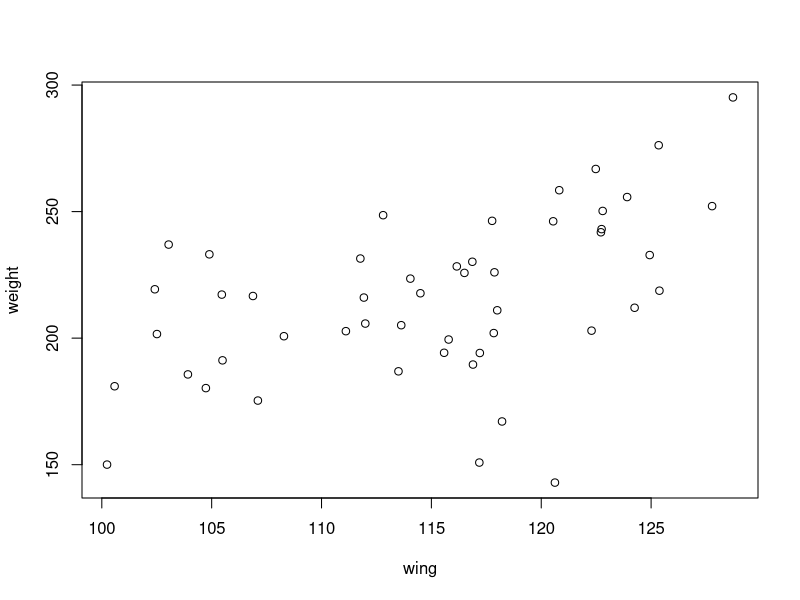
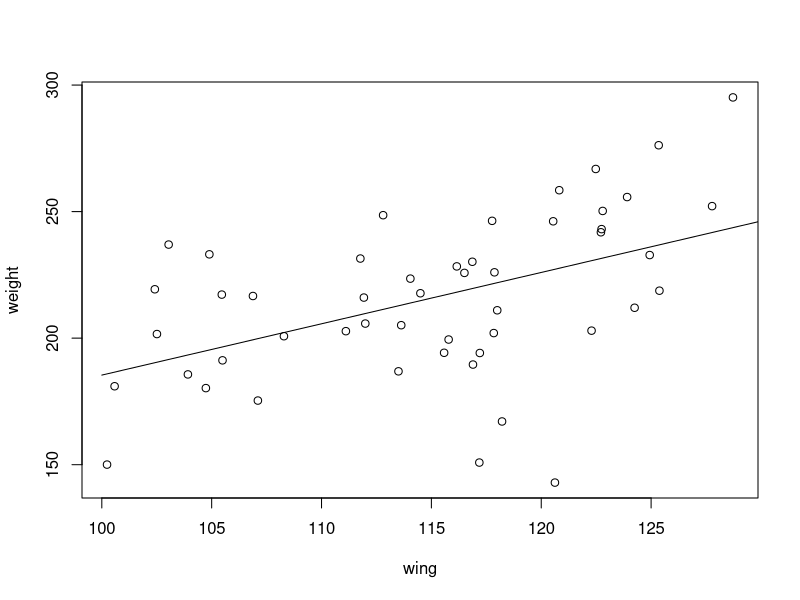
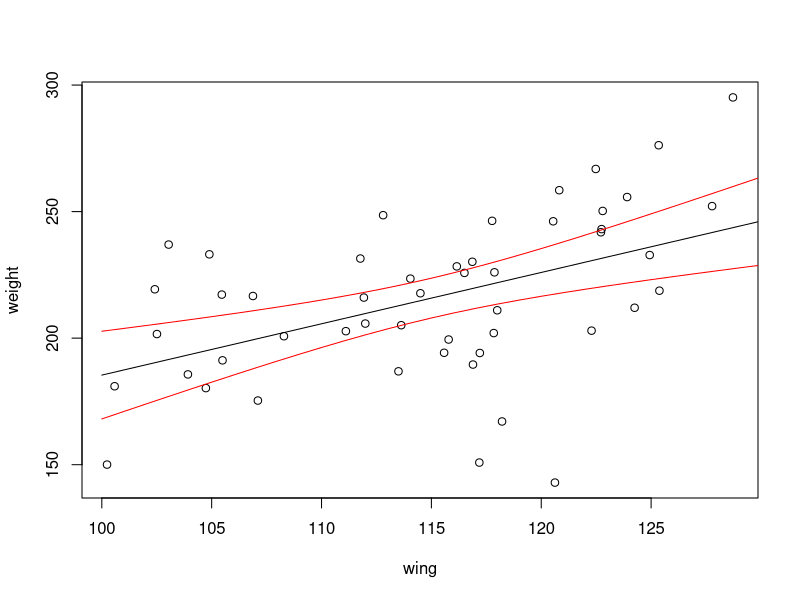
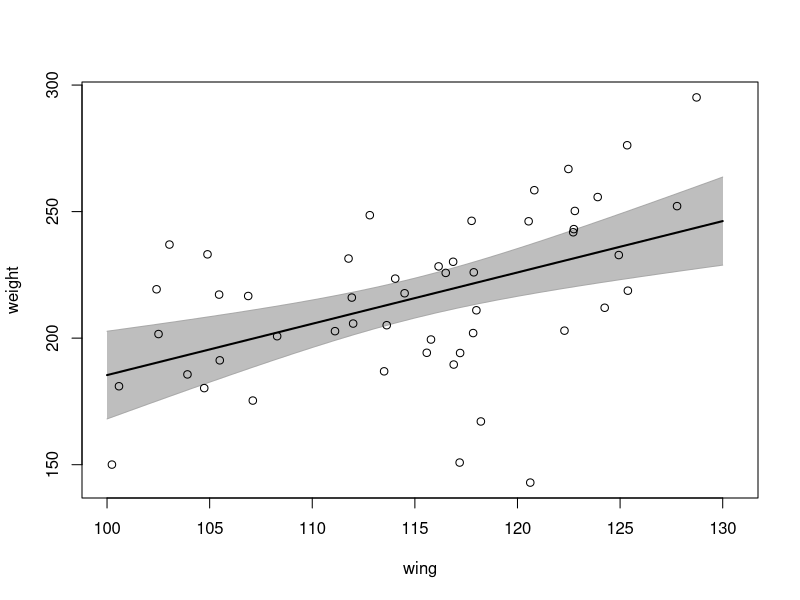
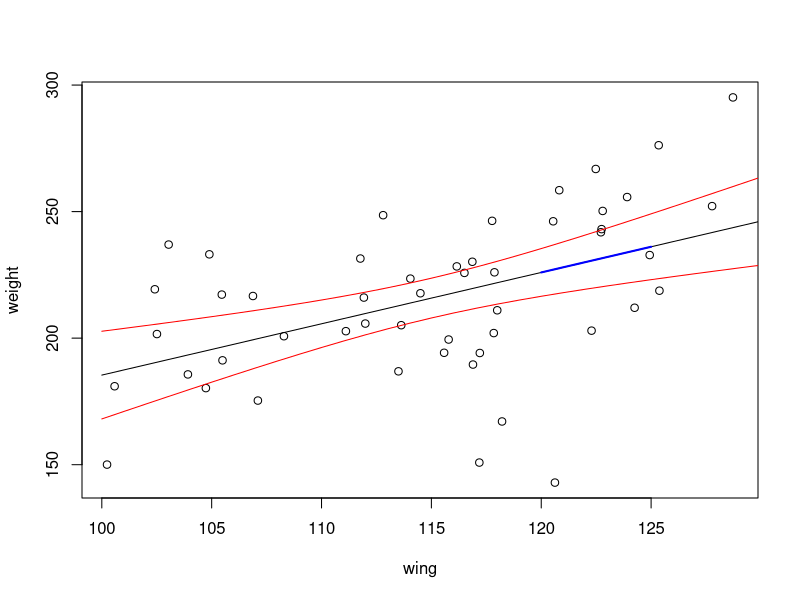
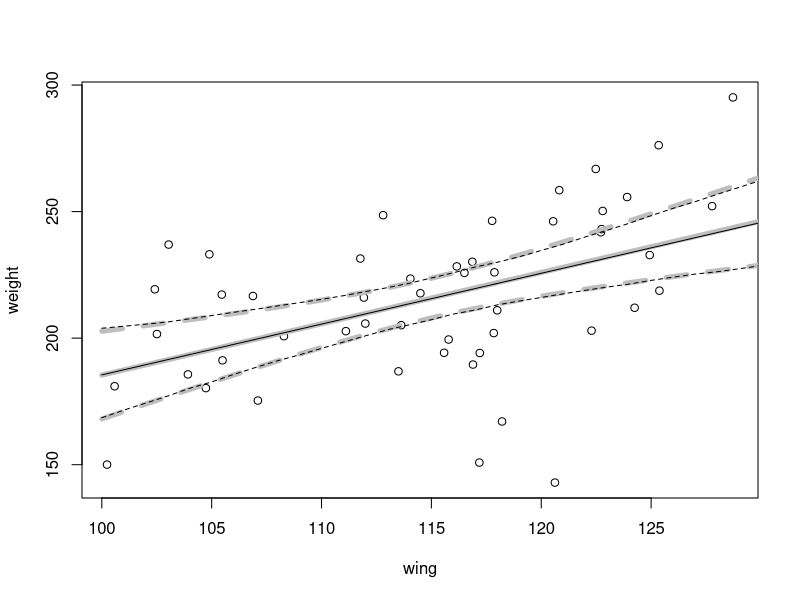
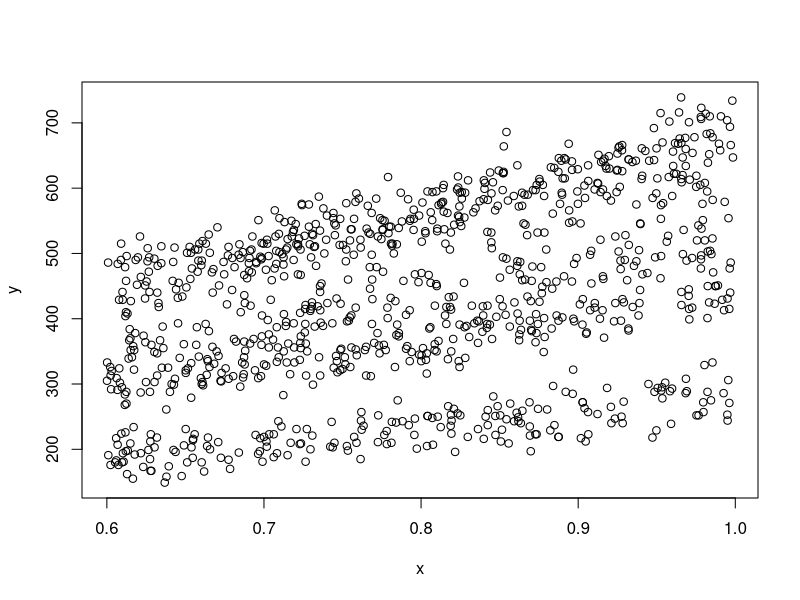
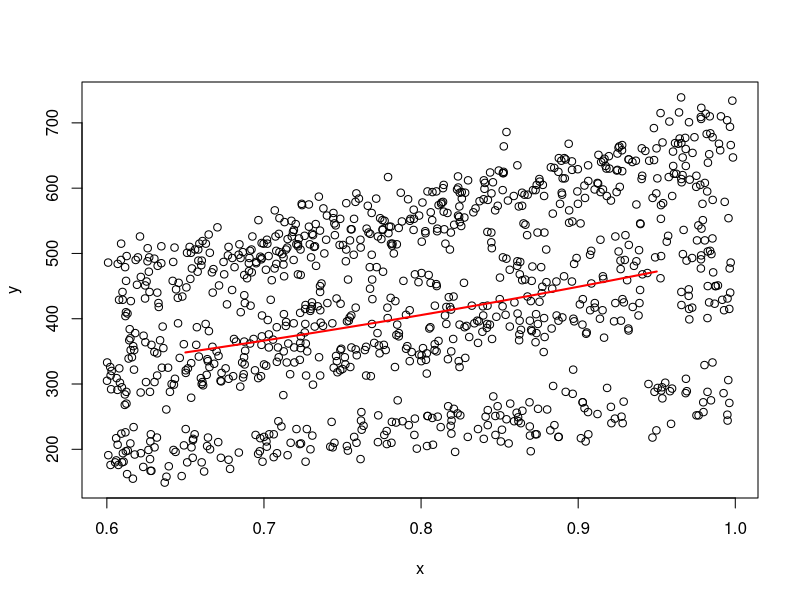

These charts were generated, in order, by the following R code:
## ---- chunk 1
knitr::opts_chunk$set(echo = TRUE)
set.seed(48460)
## ---- chunk 2
N <- 50
a <- 10
b <- 1.76
e <- 30
wing_lo <- 100
wing_hi <- 130
## ---- chunk 3
wing <- runif(N, 100, 130)
## ---- chunk 4
weight <- rnorm(N, mean = a + b*wing, sd = e)
## ---- chunk 5
plot(weight~wing)
## ---- chunk 6
m <- lm(weight ~ wing)
summary(m)
## ---- chunk 7
require('arm')
library(arm)
display(m)
## ---- chunk 8
predict(m)
## ---- chunk 9
new_wings <- wing_lo:wing_hi
new_weights <- predict(m, newdata=data.frame(wing=new_wings))
## ---- chunk 10
plot(weight~wing)
lines(new_wings, new_weights)
## ---- chunk 11
new_weights <- predict(m, newdata=data.frame(wing=new_wings), se.fit=T)
new_weights
## ---- chunk 12
plot(weight~wing)
lines(new_wings, new_weights$fit) # This is the point predictions
lines(new_wings, new_weights$fit+1.96*new_weights$se.fit, col='red') # Upper CI for prediction
lines(new_wings, new_weights$fit-1.96*new_weights$se.fit, col='red') # Lower CI for prediction
## ---- chunk 13
point_pred <- new_weights$fit # This is the point predictions
lower_bound <- point_pred-new_weights$se.fit*1.96
upper_bound <- point_pred+new_weights$se.fit*1.96
# Empty axis space (type = "n"). Note I've added a bit of extra space on the right 
#  hand side of the figure, to make sure the polygon looks 'centered':
plot(weight~wing, type = "n", xlim = c(100,130.5)) 
# Add the upper/lower bound polygon. We surpress plotting of the borders by setting 
# these NA (otherwise there would be a border plotted on the left and right hand ends 
# as well as above and below):
polygon(c(new_wings, rev(new_wings)), c(lower_bound, rev(upper_bound)), 
        col = "grey", border = NA)
# Now add the lines as per the above figure. We make the point prediction line a bit 
# wider (lwd) and the upper and lower bound lines a different shade, so they stand out 
# from each other.
lines(new_wings, point_pred, lwd = 2) # This is the point predictions
lines(new_wings, upper_bound, col = "darkgrey") # Upper CI for prediction
lines(new_wings, lower_bound, col = "darkgrey") # Lower CI for prediction
points(wing, weight)
## ---- chunk 14
coef(m)
## ---- chunk 15
more_new_wings <- 120:125
model.matrix(~more_new_wings)
mm <- model.matrix(~more_new_wings)
## ---- chunk 16
more_predictions <- mm %*% coef(m)
plot(weight~wing)
lines(new_wings, new_weights$fit) # This is the point predictions
lines(new_wings, new_weights$fit+1.96*new_weights$se.fit, col='red') # Upper CI for prediction
lines(new_wings, new_weights$fit-1.96*new_weights$se.fit, col='red') # Lower CI for prediction
lines(more_new_wings, more_predictions, lwd=2, col='blue')
## ---- chunk 17
m_sim <- sim(m,1000)
head(coef(m_sim)) # This just shows the first 6 rows; one for each simulated draw, and the columns are values for each model parameter.
## ---- chunk 18
more_new_wings2 <- 100:140
mm2 <- model.matrix(~more_new_wings2)
## ---- chunk 19
out <- as.data.frame(NULL)
for (i in 1:nrow(coef(m_sim)) ) {
  out <- rbind(out, as.vector(mm2 %*% coef(m_sim)[i,]))
}
out[1:5,1:5] # Check out the first few lines and columns
nrow(out)
ncol(out)
## ---- chunk 20
pred_mean <- apply(out, 2, mean)
pred_lower <- apply(out, 2, function(x) quantile(x, probs=c(0.025)))
pred_upper <- apply(out, 2, function(x) quantile(x, probs=c(0.975)))
## ---- chunk 21
plot(weight~wing)
lines(new_wings, new_weights$fit, lwd=5, col='grey') # This is the point predictions
lines(new_wings, new_weights$fit+1.96*new_weights$se.fit, lty='dashed', lwd=5, col='grey') # Upper CI for prediction
lines(new_wings, new_weights$fit-1.96*new_weights$se.fit, lty='dashed', lwd=5, col='grey') # Lower CI for prediction
lines(more_new_wings2, pred_mean)
lines(more_new_wings2, pred_lower, lty='dashed')
lines(more_new_wings2, pred_upper, lty='dashed')
## ---- chunk 22
n_groups <- 10      # Number of groups (random effect levels)
n_obs <- 100        # Number of observations per group
group_sd <- 0.5       # Group SD
b <- c(5, 1)      # Fixed effect "true" parameters
## ---- chunk 23
N <- n_groups*n_obs
RE <- rnorm(n_groups, mean=0, sd=group_sd)
x <- runif(N, 0.6, 1)
## ---- chunk 24
groupnames <- paste('group', rep(1:n_groups, each=n_obs), sep='')
groupnames <- factor(groupnames)
levels(groupnames)
## ---- chunk 25
dd <- data.frame(x=x, group=groupnames)
head(dd)
## ---- chunk 26
eta0 <- model.matrix(~x, data = dd) %*% b
eta <- eta0 + RE[dd$group]
## ---- chunk 27
mu <- exp(eta)
dd$y <- rpois(N, lambda = mu)
plot(y ~ x, data=dd)
## ---- chunk 28
glmm1 <- glmer(y ~ x + (1|group), data=dd, family='poisson')
display(glmm1)
## ---- chunk 29
head(predict(glmm1))
head(predict(glmm1, se.fit=T))
## ---- chunk 30
new_x <- seq(0.65,0.95,0.01)
pred1 <- predict(glmm1, newdata=data.frame(x=new_x), re.form=NA, type='response')
## ---- chunk 31
plot(y ~ x, data=dd)
lines(new_x, as.vector(pred1), lwd=2, col='red')
## ---- chunk 32
mm3 <- model.matrix(~new_x)    # Make a new model matrix of values new_x
glmm1_sim <- sim(glmm1, 1000)
out <- apply(fixef(glmm1_sim), 1, function(x) as.vector(exp(mm3 %*% x)))
out_mn <- apply(out, 1, mean)
out_lo <- apply(out, 1, function(x) quantile(x, probs=c(0.025)))
out_hi <- apply(out, 1, function(x) quantile(x, probs=c(0.975)))
## ---- chunk 33
plot(y ~ x, data=dd)
lines(new_x, as.vector(pred1), lwd=6, col='black')
lines(new_x, out_mn, lwd=1, col='red')
lines(new_x, out_lo, lwd=2, col='red', lty='dashed')
lines(new_x, out_hi, lwd=2, col='red', lty='dashed')
